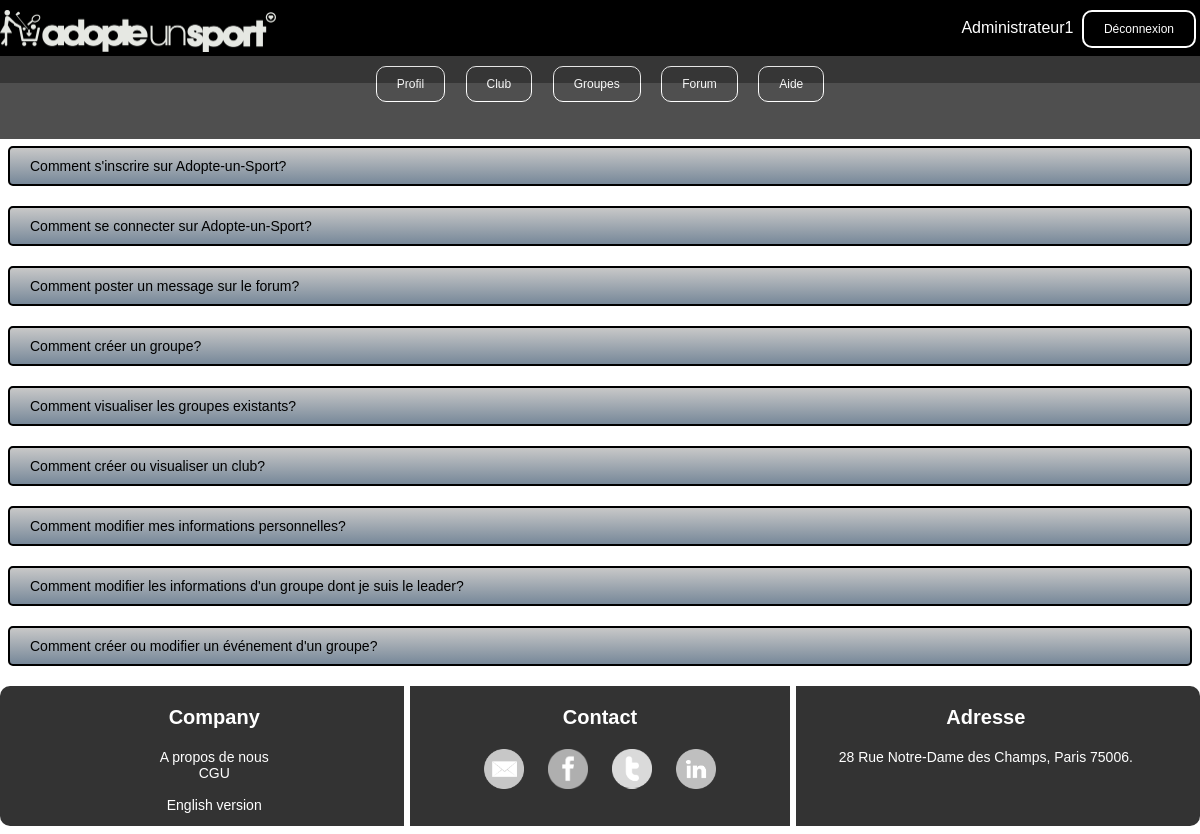
Screenshot of /faq.php (signed in) with the database file from the repository.
### tables this page shows
CREATE TABLE IF NOT EXISTS `faq` (
  `Id` int(11) NOT NULL AUTO_INCREMENT,
  `Question` varchar(5000) NOT NULL,
  `Reponse` varchar(5000) NOT NULL,
  PRIMARY KEY (`Id`)
);

### faq.php (the view, shortened to what this page needs)
<!DOCTYPE html>
<html>
	<head>
		<link href='assets/css/styleheaderfooter.css' rel='stylesheet' type='text/css' />
		<link href='assets/css/style.css' rel='stylesheet' type='text/css' />
	</head>
	<body>
		<?php include("headermembre.php"); ?>
		<div class="faq">
			<?php
		try
		{
			$bdd = new PDO('mysql:host=localhost;dbname=app_info;charset=utf8', 'root', '');
		}
		catch(Exception $e)
		{
        	die('Erreur : '.$e->getMessage());
		}
		$reponse = $bdd->query('SELECT Question, Reponse FROM faq ORDER BY Id');
		while ($donnees = $reponse->fetch())
		{ ?>
			<div class="posts">
			<div class="question case">
				<?php
				echo $donnees['Question'];
				?>
			</div>
		</div>
		<?php
		}
		?>
		</div>
		<?php include("footermembre.php"); ?>
	</body>
</html>

### assets/css/style.css (style rules this page uses)
body { background-image : url('Images/fond2.jpg'); background-size: 100%; background-repeat: no-repeat; background-attachment: fixed; display: block; color : black; font-family : "Verdana", cursive, sans-serif; }
.faq { margin-top: 10%; width: 100%; display: inline-block; }
.posts { background-image:linear-gradient(rgb(200,200,200), rgb(119,136,153)); border: solid black 2px; border-radius: 5px; margin-top: 20px; margin-bottom: 20px; }
.question { vertical-align: text-bottom; padding-right: 20px; padding-left: 20px; font-size: 14px; }
.case { display: block; padding-top: 10px; padding-bottom: 10px; }

### rows the page displays
faq: Question "Comment s'inscrire sur Adopte-un-Sport?"
faq: Question "Comment se connecter sur Adopte-un-Sport?"
faq: Question "Comment poster un message sur le forum?"
faq: Question "Comment créer un groupe?"
faq: Question "Comment visualiser les groupes existants?"
faq: Question "Comment créer ou visualiser un club?"
faq: Question "Comment modifier mes informations personnelles?"
faq: Question "Comment modifier les informations d'un groupe dont je suis le leader?"
faq: Question "Comment créer ou modifier un événement d'un groupe?"

### other values shown
$_SESSION['Pseudo'] "Administrateur1"
